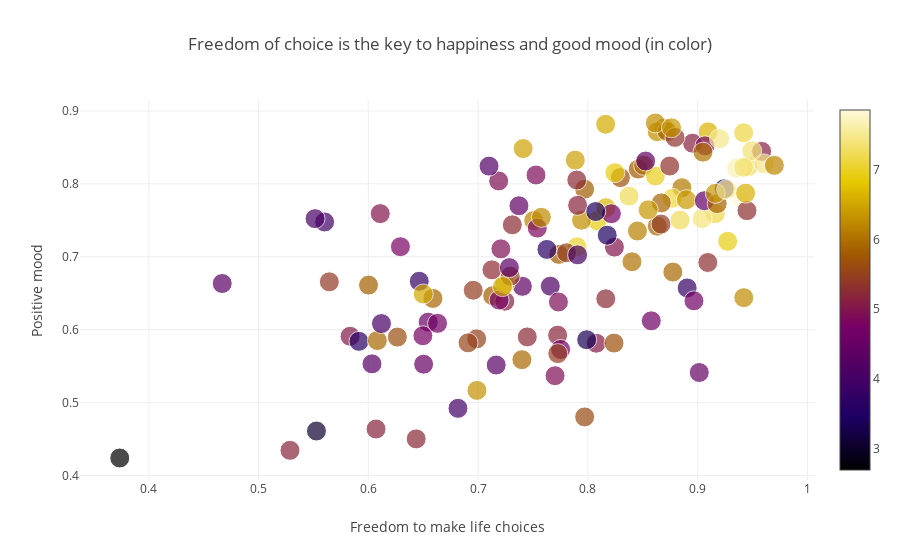

The code cell stored with this chart in its notebook:
### Markdown cell above
Furthermore, one more important factor that contributes to overall happiness and feeling good is the ability to make life choices freely.

### Code cell
# Scatterplot with multiple variables

data = [
    go.Scatter(
        y=happy_2018['Positive affect'],
        x=happy_2018['Freedom to make life choices'],
        text=happy_2018['Country name'],
        mode='markers',
        marker=dict(
            colorscale='Electric' ,
            showscale=True,
            size = happy_2018['Life Ladder'],
            sizemin=10,
            color=happy_2018['Life Ladder']))]

figure = go.Figure(
    data=data,
    layout=go.Layout(
        yaxis=dict(title='Positive mood'),
        xaxis=dict(title='Freedom to make life choices'),
        title='Freedom of choice is the key to happiness and good mood (in color) '
    ))

iplot(figure)

### Figure 1 — Plotly figure (JSON) as saved in the notebook; plotly's stock layout.template omitted (floating-point values rounded to 4 significant figures; data arrays with more than 128 entries replaced by an {"elided": "..."} marker saying what was removed)
{"data": [{"marker": {"color": {"elided": "136 float values"}, "colorscale": "Electric", "showscale": true, "size": {"elided": "136 float values"}, "sizemin": 10}, "mode": "markers", "text": {"elided": "136 str values"}, "type": "scatter", "uid": "59668614-9386-45c3-83fa-b8d40a8b3252", "x": {"elided": "136 float values"}, "y": {"elided": "136 float values"}}], "layout": {"title": {"text": "Freedom of choice is the key to happiness and good mood (in color) "}, "xaxis": {"title": {"text": "Freedom to make life choices"}}, "yaxis": {"title": {"text": "Positive mood"}}}}
